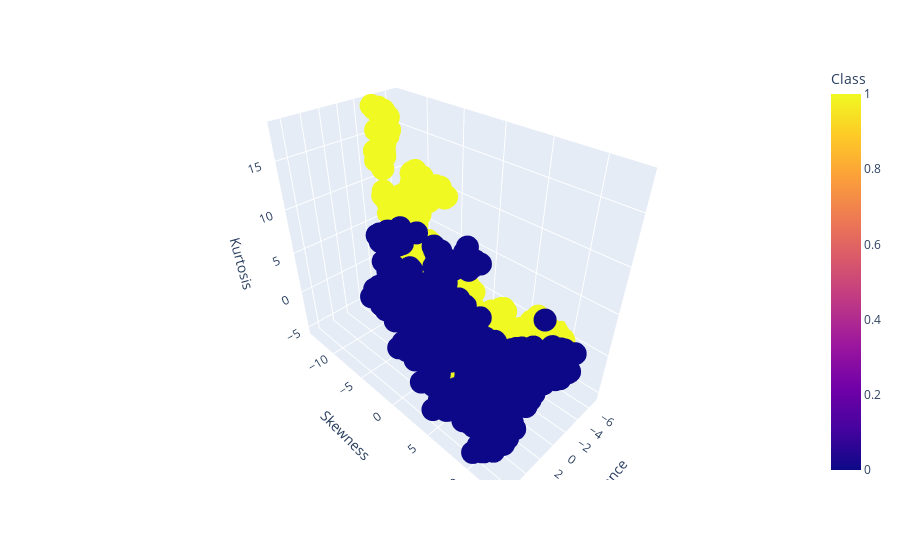

The code cell stored with this chart in its notebook:
### Code cell
fig = px.scatter_3d(data, x = 'Variance', y = 'Skewness', z = 'Kurtosis', color = 'Class')
fig.show()

### Figure 1 — Plotly figure (JSON) as saved in the notebook; plotly's stock layout.template omitted (floating-point values rounded to 4 significant figures; data arrays with more than 128 entries replaced by an {"elided": "..."} marker saying what was removed)
{"data": [{"hovertemplate": "Variance=%{x}<br>Skewness=%{y}<br>Kurtosis=%{z}<br>Class=%{marker.color}<extra></extra>", "legendgroup": "", "marker": {"color": {"elided": "1371 int values"}, "coloraxis": "coloraxis", "symbol": "circle"}, "mode": "markers", "name": "", "scene": "scene", "showlegend": false, "type": "scatter3d", "x": {"elided": "1371 float values"}, "y": {"elided": "1371 float values"}, "z": {"elided": "1371 float values"}}], "layout": {"coloraxis": {"colorbar": {"title": {"text": "Class"}}, "colorscale": [[0, "#0d0887"], [0.1111, "#46039f"], [0.2222, "#7201a8"], [0.3333, "#9c179e"], [0.4444, "#bd3786"], [0.5556, "#d8576b"], [0.6667, "#ed7953"], [0.7778, "#fb9f3a"], [0.8889, "#fdca26"], [1, "#f0f921"]]}, "legend": {"tracegroupgap": 0}, "margin": {"t": 60}, "scene": {"domain": {"x": [0, 1], "y": [0, 1]}, "xaxis": {"title": {"text": "Variance"}}, "yaxis": {"title": {"text": "Skewness"}}, "zaxis": {"title": {"text": "Kurtosis"}}}}}
